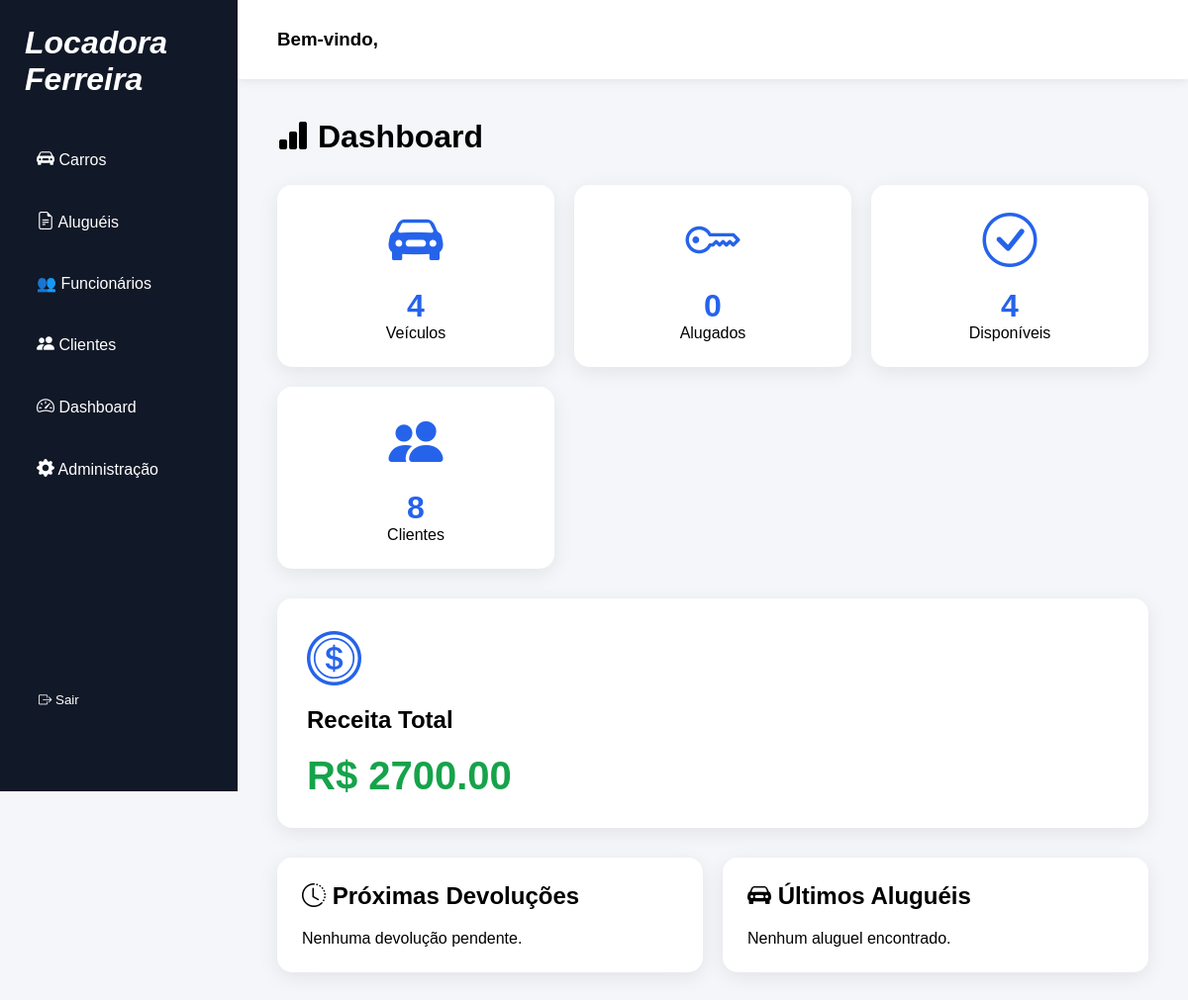
Page /dashboard/ on the earlier database version.
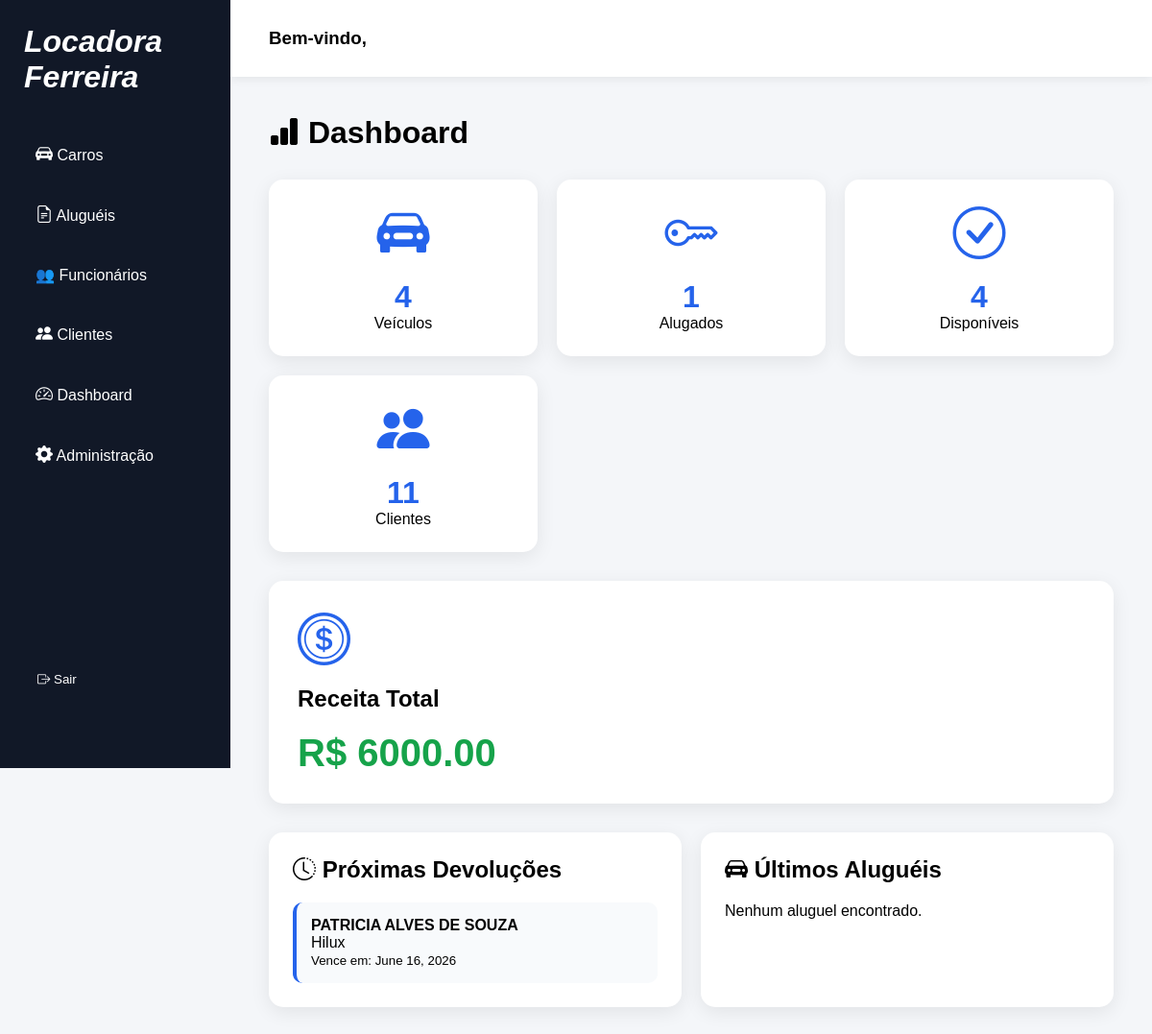
Same page on the later database version.
### catalog/models.py (models this page shows, shortened)
class Aluguel(models.Model):
    funcionario = models.ForeignKey(User, on_delete=models.CASCADE)
    cliente = models.ForeignKey(Cliente, on_delete=models.CASCADE, null=True, blank=True)
    carro = models.ForeignKey('Carro', on_delete=models.CASCADE)
    data_inicio = models.DateField(auto_now_add=True)
    quantidade_dias = models.IntegerField(null=True, blank=True)
    forma_pagamento = models.CharField(max_length=50, null=True, blank=True)
    observacoes = models.TextField(blank=True, null=True)
    devolvido = models.BooleanField(default=False)
    valor_total = models.DecimalField(max_digits=10, decimal_places=2, null=True, blank=True)
    assinatura_cliente = models.ImageField(
    upload_to='assinaturas/',
    null=True,
    blank=True)
    @property
    def data_fim(self):
        return self.data_inicio + timedelta(days=self.quantidade_dias)

class Cliente(models.Model):
    nome = models.CharField(max_length=100)
    cpf = models.CharField(max_length=14)
    telefone = models.CharField(max_length=20)
    email = models.EmailField()

class Carro(models.Model):
    nome = models.CharField(max_length=100)
    marca = models.CharField(max_length=100)
    ano = models.IntegerField()
    total_disponivel = models.IntegerField(default=0)
    imagem = models.ImageField(upload_to='carros/', null=True, blank=True)
    valor_diaria = models.DecimalField(max_digits=8, decimal_places=2, default=0)

### catalog/views.py (the view)
# urls.py: path('dashboard/',views.dashboard, name='dashboard'),
def dashboard(request):
    total_carros = Carro.objects.count()
    carros_disponiveis = Carro.objects.filter(
        total_disponivel__gt=0
    ).count()
    carros_alugados = Aluguel.objects.filter(
        devolvido=False
    ).count()
    total_clientes = Cliente.objects.count()
    receita_total = 0
    alugueis = Aluguel.objects.all()
    for aluguel in alugueis:
        receita_total += (
            aluguel.carro.valor_diaria *
            aluguel.quantidade_dias
        )
    proximas_devolucoes = (
        Aluguel.objects
        .filter(devolvido=False)
        .order_by('data_inicio')[:5]
    )
    context = {
        'total_carros': total_carros,
        'carros_disponiveis': carros_disponiveis,
        'carros_alugados': carros_alugados,
        'total_clientes': total_clientes,
        'receita_total': receita_total,
        'proximas_devolucoes': proximas_devolucoes,
    }
    return render(
        request,
        'catalog/dashboard.html',
        context
    )

### library/templates/catalog/dashboard.html
{% extends 'base.html' %}
{% block content %}
<link rel="stylesheet"
href="https://cdn.jsdelivr.net/npm/bootstrap-icons@1.11.3/font/bootstrap-icons.min.css">
<div class="dashboard-header">
    <h1><i class="bi bi-bar-chart-fill"></i> Dashboard</h1>
</div>
<div class="dashboard-grid">
    <div class="dashboard-card">
        <i class="bi bi-car-front-fill"></i>
        <h3>{{ total_carros }}</h3>
        <p>Veículos</p>
    </div>
    <div class="dashboard-card">
        <i class="bi bi-key"></i>
        <h3>{{ carros_alugados }}</h3>
        <p>Alugados</p>
    </div>
    <div class="dashboard-card">
        <i class="bi bi-check-circle"></i>
        <h3>{{ carros_disponiveis }}</h3>
        <p>Disponíveis</p>
    </div>
    <div class="dashboard-card">
        <i class="bi bi-people-fill"></i>
        <h3>{{ total_clientes }}</h3>
        <p>Clientes</p>
    </div>
</div>
<div class="receita-card">
    <i class="bi bi-coin"></i>
    <h2>Receita Total</h2>
    <div class="receita-valor">
        R$ {{ receita_total }}
    </div>
</div>
<div class="dashboard-duplo">
    <div class="bloco-dashboard">
        <h2><i class="bi bi-clock-history"></i> Próximas Devoluções</h2>
        {% for aluguel in proximas_devolucoes %}
            <div class="item-dashboard">
                <strong>{{ aluguel.cliente.nome }}</strong>
                <p>{{ aluguel.carro.nome }}</p>
                <small>
                    Vence em:
                    {{ aluguel.data_fim }}
                </small>
            </div>
        {% empty %}
            <p>Nenhuma devolução pendente.</p>
        {% endfor %}
    </div>
    <div class="bloco-dashboard">
        <h2><i class="bi bi-car-front-fill"></i> Últimos Aluguéis</h2>
        {% for aluguel in ultimos_alugueis %}
            <div class="item-dashboard">
                <strong>{{ aluguel.carro.nome }}</strong>
                <p>{{ aluguel.cliente.nome }}</p>
                <small>
                    {{ aluguel.quantidade_dias }} dias
                </small>
            </div>
        {% empty %}
            <p>Nenhum aluguel encontrado.</p>
        {% endfor %}
    </div>
</div>
{% endblock %}

Differences in the rows shown:
added Aluguel: cliente.nome "PATRICIA ALVES DE SOUZA", carro.nome "Hilux", data_fim "June 16, 2026"
Other differences:
{{ carros_alugados }}: "0" → "1"
{{ total_clientes }}: "8" → "11"
{{ receita_total }}: "2700.00" → "6000.00"
text no longer shown: "Nenhuma devolução pendente."
